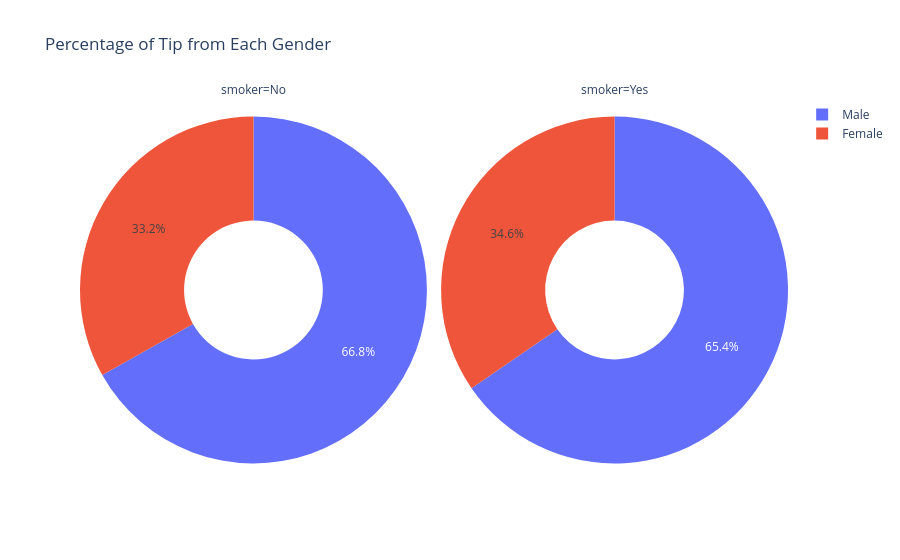

Source (notebook cell):
### Markdown cell above
## PIE CHART

### Code cell
import pandas as pd
import plotly.express as px

df = pd.read_csv(r"D:\PROJECT TASHA\PYTHON\learning\streamlit\data\tips.csv")

print(df.columns)

plot = px.pie(
    data_frame=df,
    values='tip', 
    names='sex', 
    facet_col='smoker',
    hole=0.4,
    title='Percentage of Tip from Each Gender'
)

plot.show()

### Figure 1 — Plotly figure (JSON) as saved in the notebook; plotly's stock layout.template omitted (floating-point values rounded to 4 significant figures; data arrays with more than 128 entries replaced by an {"elided": "..."} marker saying what was removed)
{"data": [{"domain": {"x": [0, 0.49], "y": [0, 1]}, "hole": 0.4, "hovertemplate": "smoker=No<br>sex=%{label}<br>tip=%{value}<extra></extra>", "labels": {"elided": "151 str values"}, "legendgroup": "", "name": "", "showlegend": true, "type": "pie", "values": {"elided": "151 float values"}}, {"domain": {"x": [0.51, 1], "y": [0, 1]}, "hole": 0.4, "hovertemplate": "smoker=Yes<br>sex=%{label}<br>tip=%{value}<extra></extra>", "labels": ["Male", "Male", "Male", "Male", "Male", "Male", "Female", "Male", "Female", "Female", "Male", "Male", "Male", "Male", "Female", "Female", "Male", "Male", "Male", "Male", "Female", "Female", "Female", "Female", "Male", "Male", "Male", "Female", "Male", "Female", "Female", "Female", "Male", "Male", "Male", "Male", "Male", "Male", "Male", "Male", "Female", "Male", "Male", "Male", "Male", "Male", "Male", "Female", "Male", "Female", "Male", "Male", "Female", "Male", "Male", "Male", "Male", "Female", "Female", "Male", "Male", "Female", "Female", "Female", "Male", "Female", "Male", "Male", "Male", "Female", "Male", "Male", "Female", "Female", "Female", "Male", "Male", "Male", "Female", "Male", "Female", "Male", "Male", "Female", "Female", "Female", "Male", "Male", "Male", "Male", "Male", "Female", "Male"], "legendgroup": "", "name": "", "showlegend": true, "type": "pie", "values": [3.0, 1.76, 3.21, 2.0, 1.98, 3.76, 1.0, 2.09, 3.14, 5.0, 3.08, 3.0, 5.0, 3.0, 1.0, 4.3, 4.73, 4.0, 1.5, 3.0, 2.5, 3.0, 2.5, 3.48, 1.64, 4.06, 4.29, 4.0, 2.0, 3.0, 1.61, 2.0, 10.0, 3.16, 5.15, 3.18, 4.0, 3.11, 2.0, 2.0, 4.0, 3.55, 3.68, 5.65, 3.5, 6.5, 3.0, 3.5, 2.0, 3.5, 4.0, 1.5, 4.19, 2.56, 2.02, 4.0, 2.0, 5.0, 2.0, 2.0, 4.0, 2.01, 2.0, 2.5, 4.0, 3.23, 3.41, 3.0, 2.03, 2.23, 2.0, 5.16, 2.5, 6.5, 1.1, 3.0, 1.5, 1.44, 3.09, 2.2, 3.48, 1.92, 1.58, 2.5, 2.0, 2.88, 2.0, 3.0, 3.0, 1.0, 1.17, 2.0, 2.0]}], "layout": {"annotations": [{"font": {}, "showarrow": false, "text": "smoker=No", "x": 0.245, "xanchor": "center", "xref": "paper", "y": 1, "yanchor": "bottom", "yref": "paper"}, {"font": {}, "showarrow": false, "text": "smoker=Yes", "x": 0.755, "xanchor": "center", "xref": "paper", "y": 1, "yanchor": "bottom", "yref": "paper"}], "legend": {"tracegroupgap": 0}, "title": {"text": "Percentage of Tip from Each Gender"}}}
